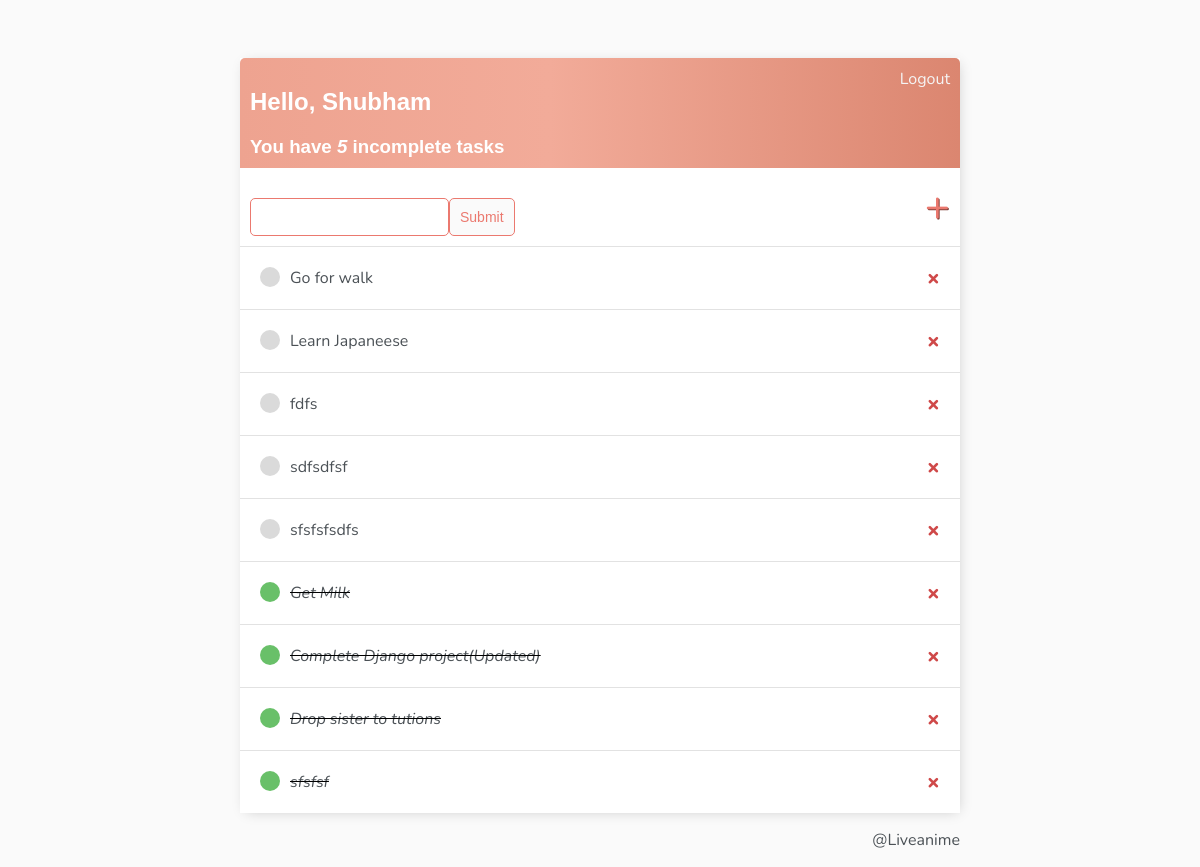
The app's page / (signed in) with its own data.
### base/models.py (models this page shows)
class Task(models.Model):
	user = models.ForeignKey(User, on_delete=models.CASCADE, null=True, blank=True)
	title = models.CharField(max_length=200)
	description = models.TextField(null=True, blank=True)
	complete = models.BooleanField(default=False)
	created = models.DateTimeField(auto_now_add=True)
	def __str__(self):
		return self.title
	class Meta:
		ordering = ['complete']

### base/views.py (the view)
# urls.py: path('', TaskList.as_view(), name='tasks'),
class TaskList(LoginRequiredMixin, ListView):
	model = Task                     #for template it looks for modelName_list.html
	context_object_name = 'tasks'    # looks for task_list.html
	def get_context_data(self, **kwargs):
		context = super().get_context_data(**kwargs)
		context['tasks'] = context['tasks'].filter(user=self.request.user)
		context['count'] = context['tasks'].filter(complete=False).count()
		search_input = self.request.GET.get('search-area')
		if search_input:
			context['tasks'] = context['tasks'].filter(title__icontains=search_input) or ''
		else:
			search_input = ""
		context['search_input'] = search_input
		return context

### base/templates/base/task_list.html
{% extends 'base/main.html' %}
{% block content %}
<div class="header-bar">
	<div>
		<h2>Hello, {{request.user|title}}</h1>
		<h3 style="margin: 0;"> You have <i>{{count}}</i> incomplete tasks </h3>
	</div>
	{% if request.user.is_authenticated %}
		<a href="{% url 'logout' %}">Logout</a>
	{% else %}
		<a href="{% url 'login' %}">Login</a>
	{% endif %}
</div>
<div id="search-add-wrapper">
	<form method="GET" style="margin-top: 20px; display: flex;">
		<input type="text" name="search-area" value={{search_input}}>
		<input class="button" type="submit" name="search">
	</form>
	<a id="add-link" href="{% url 'task-create' %}">&#x2b;</a>
</div>
<div class="task-item-wrapper">
	{% for task in tasks %}
	<div class="task-wrapper">
		{% if task.complete %}
		<div class="task-title">
			<div class="task-complete-icon"></div>
			<i><s><a href="{% url 'task-update' task.id %}">{{task}}</a></s></i>
		</div>
		<a class="delete-link" href="{% url 'task-delete' task.id %}">&#215;</a>
		{% else %}
		<div class="task-title">
			<div class="task-incomplete-icon"></div>
				<a href="{% url 'task-update' task.id %}">{{task}}</a>
		</div>
		<a class="delete-link" href="{% url 'task-delete' task.id %}">&#215;</a>
		{% endif %}
	</div>
	{% empty %}
	<h3>No item in a list</h3>
	{% endfor %}
</div>
{% endblock content%}

### base/templates/base/main.html (shortened to what this page needs)
<!DOCTYPE html>
<html>
<head>
</head>
<body>
	<div class="container">
		{% block content %}
		{% endblock content %}
		<p style="float: right;">@Liveanime</p>
	</div>
</body>
</html>

### base/templates/base/main.html (style rules this page uses)
body { background-color: #FAFAFA; font-family: 'Nunito', sans-serif; padding-top: 50px; }
h1,h2,h3,h4,h5,h6 { font-family: 'Raleway', sans-serif; }
a, p { color: #4b5156; }
.container { width: 60vw; margin: auto; background-color: #fff; -webkit-box-shadow: 2px 2px 13px -4px rgba(0,0,0,0.21); box-shadow: 2px 2px 13px -4px rgba(0, 0, 0, 0.21); }
.header-bar { display: flex; justify-content: space-between; color: #fff; padding: 10px; border-radius: 5px 5px 0 0; background: linear-gradient(90deg, #eea390 0%, #f2ab99 43%, #db8670 100%); }
.header-bar a { color: whitesmoke; text-decoration: none; }
.task-wrapper { display: flex; justify-content: space-between; background-color: #fff; padding: 20px; align-items: center; border-top: 1px solid rgb(226, 226, 226, 226); }
.task-title { display: flex; }
.task-title a { text-decoration: none; color: #4b5156; margin-left: 10px; }
.task-complete-icon { height: 20px; width: 20px; background-color: rgb(105, 192, 105); border-radius: 50%; }
.task-incomplete-icon { height: 20px; width: 20px; background-color: rgb(218, 218, 218); border-radius: 50%; }
.delete-link { text-decoration: none; font-weight: 900; color: #cf4949; font-size: 22px; line-height: 0; }
#search-add-wrapper { display: flex; justify-content: space-between; align-items: center; padding: 10px; }
#add-link { color: #eb796f; text-decoration: none; font-size: 42px; text-shadow: 1px 1px #81413b; }
input[type=text], input[type=password], textarea { border: 1px solid #eb796f; border-radius: 5px; padding: 10px; width: 90%; }
.button { border: 1px solid #eb796f; background-color: #FAFAFA; color: #eb796f; padding: 10px; font-size: 14px; border-radius: 5px; cursor: pointer; text-decoration: none; }

### records on screen
Task: title "Go for walk"
Task: title "Learn Japaneese"
Task: title "fdfs"
Task: title "sdfsdfsf"
Task: title "sfsfsfsdfs"
Task: title "Get Milk"
Task: title "Complete Django project(Updated)"
Task: title "Drop sister to tutions"
Task: title "sfsfsf"

### other values on screen
{{ request.user|title }} "Shubham"
{{ count }} "5"
